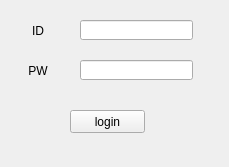
<?xml version="1.0" encoding="UTF-8"?>
<ui version="4.0">
 <class>Form</class>
 <widget class="QWidget" name="Form">
  <property name="geometry">
   <rect>
    <x>0</x>
    <y>0</y>
    <width>229</width>
    <height>167</height>
   </rect>
  </property>
  <property name="windowTitle">
   <string>0</string>
  </property>
  <property name="accessibleName">
   <string/>
  </property>
  <widget class="QPushButton" name="login_button">
   <property name="geometry">
    <rect>
     <x>70</x>
     <y>110</y>
     <width>75</width>
     <height>23</height>
    </rect>
   </property>
   <property name="text">
    <string>login</string>
   </property>
  </widget>
  <widget class="QLabel" name="id_label">
   <property name="geometry">
    <rect>
     <x>10</x>
     <y>20</y>
     <width>56</width>
     <height>21</height>
    </rect>
   </property>
   <property name="text">
    <string>ID</string>
   </property>
   <property name="alignment">
    <set>Qt::AlignCenter</set>
   </property>
  </widget>
  <widget class="QLineEdit" name="id_line">
   <property name="geometry">
    <rect>
     <x>80</x>
     <y>20</y>
     <width>113</width>
     <height>20</height>
    </rect>
   </property>
  </widget>
  <widget class="QLabel" name="pw_label">
   <property name="geometry">
    <rect>
     <x>10</x>
     <y>60</y>
     <width>56</width>
     <height>21</height>
    </rect>
   </property>
   <property name="text">
    <string>PW</string>
   </property>
   <property name="alignment">
    <set>Qt::AlignCenter</set>
   </property>
  </widget>
  <widget class="QLineEdit" name="pw_line">
   <property name="geometry">
    <rect>
     <x>80</x>
     <y>60</y>
     <width>113</width>
     <height>20</height>
    </rect>
   </property>
  </widget>
 </widget>
 <resources/>
 <connections/>
</ui>
